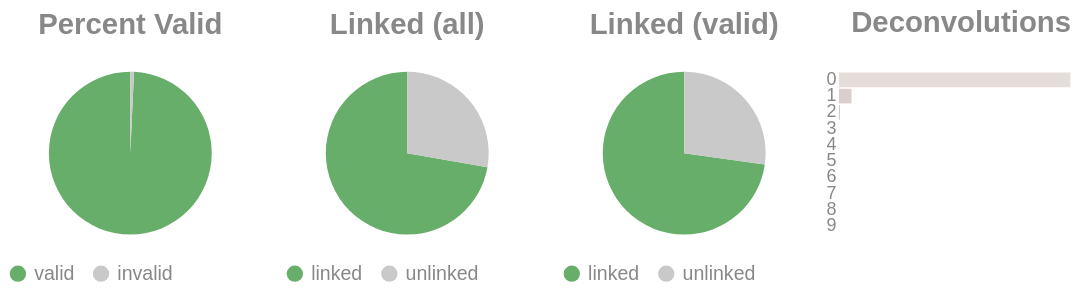

Write notebook code for a chart like this one.
### Code cell
if SKIPLR:
    pass
else:
    clash = Counter()
    for i in valids['molecule'].to_list():
        _mol = i.split("-")
        if len(_mol) == 1:
            clash.update('0')
        else:
            clash.update(_mol[-1])

    _d = {"deconvolutions": [], 'count': []}
    for k,v in clash.items():
        _d['deconvolutions'].append(k)
        _d['count'].append(v)

    tot_valid = valids['reads'].sum()
    mask = valids['reads'] >= 2
    n_linked_reads = valids.filter(mask)['reads'].sum()
    if n_linked_reads == 0:
        print_html("No linked molecules (>=2 reads) were detected; skipping linked-only distributions.")
        SKIPLR = True
    else:
        perc_valid = round(tot_valid / n_reads, 4)
        linked_perc_abs = round(n_linked_reads / n_reads, 4)
        linked_perc = round(n_linked_reads / tot_valid, 4)

    _valid = pl.DataFrame({"valids": ['valid', 'invalid'], "count": [tot_valid, n_reads - tot_valid]})
    _linked_abs = pl.DataFrame({"linked (absolute)": ['linked', 'unlinked'], "count": [n_linked_reads, n_reads - n_linked_reads]})
    _linked_rel = pl.DataFrame({"linked (valids)": ['linked', 'unlinked'], "count": [n_linked_reads, tot_valid - n_linked_reads]})

    (
        alt.hconcat(
            piechart(_valid, goodval = 'valid', title = "Percent Valid"),
            piechart(_linked_abs, goodval = "linked", title =  "Linked (all)"),
            piechart(_linked_rel, goodval = "linked", title =  "Linked (valid)"),
            convolutionbar(pl.DataFrame(_d), title = "Deconvolutions"),
            center = True,
            bounds = 'flush'
        )
        .resolve_scale(color='independent')
        .resolve_legend('independent')
        .properties(usermeta={'embedOptions': {"actions": False}})
    ).display()

### Figure 1 — Vega-Lite specification as saved in the notebook (floating-point values rounded to 4 significant figures)
{"width": "container", "height": 400, "config": {"title": {"anchor": "start", "dy": -15, "fontSize": 18, "color": "#888888", "subtitleColor": "#888888", "subtitleFontSize": 14}, "arc": {"fill": "#0072B2"}, "axis": {"domainColor": "#888888", "domainWidth": 0.5, "gridWidth": 0.2, "grid": false, "titleFontWeight": 400, "titleFontSize": 15, "labelFontSize": 11, "labelColor": "#888888", "tickColor": "#888888", "tickWidth": 0.2, "titleColor": "#888888"}, "axisBand": {"grid": false}, "axisX": {"grid": true, "tickSize": 10, "domainCap": "round"}, "axisY": {"domain": false, "grid": true, "tickSize": 0, "domainCap": "round"}, "background": "transparent", "header": {"labelFontSize": 15, "labelColor": "#888888", "titleFontSize": 15, "titleFontWeight": 600, "titleColor": "#888888"}, "legend": {"labelFont": "sans-serif", "labelFontSize": 12, "labelColor": "#888888", "symbolSize": 100, "symbolType": "circle", "titleFontSize": 12, "titlePadding": 10, "titleColor": "#888888", "title": null}, "range": {"category": ["#E69F00", "#56B4E9", "#009E73", "#F0E442", "#0072B2", "#D55E00", "#CC79A7", "#000000"], "diverging": ["#cfe8f3", "#a2d4ec", "#73bfe2", "#46abdb", "#1696d2", "#12719e"]}, "area": {"fill": "#0072B2", "fillOpacity": 0.7, "line": true, "strokeOpacity": 0.7}, "line": {"color": "#0072B2", "stroke": "#0072B2", "strokeWidth": 2}, "trail": {"color": "#0072B2", "stroke": "#0072B2", "strokeWidth": 0, "size": 1}, "point": {"filled": true, "fillOpacity": 1.0, "size": 95}, "text": {"color": "#888888", "fontSize": 11, "align": "right", "fontWeight": 400, "size": 11}, "bar": {"fill": "#0072B2", "stroke": null}, "view": {"stroke": null, "continuousWidth": 660, "continuousHeight": 400}}, "hconcat": [{"data": {"name": "data-5186fcb7e4c233d62c85889b7ad86e73"}, "mark": {"type": "arc"}, "encoding": {"color": {"field": "valids", "legend": {"orient": "bottom", "title": null}, "scale": {"domain": ["valid", "invalid"], "range": ["#68ae6b", "#C9C9C9"]}, "title": "Valids", "type": "nominal"}, "theta": {"field": "count", "type": "quantitative"}, "tooltip": [{"field": "valids", "title": "Valids", "type": "ordinal"}, {"field": "percent", "format": ".2%", "title": "Percent", "type": "quantitative"}, {"field": "count", "title": "Count", "type": "quantitative"}]}, "height": 100, "title": {"text": "Percent Valid", "align": "center", "anchor": "middle"}, "transform": [{"calculate": "datum.count / 6169888", "as": "percent"}], "width": 150}, {"data": {"name": "data-f85d0201854b7be88916f212a1783cd1"}, "mark": {"type": "arc"}, "encoding": {"color": {"field": "linked (absolute)", "legend": {"orient": "bottom", "title": null}, "scale": {"domain": ["linked", "unlinked"], "range": ["#68ae6b", "#C9C9C9"]}, "title": "Linked (Absolute)", "type": "nominal"}, "theta": {"field": "count", "type": "quantitative"}, "tooltip": [{"field": "linked (absolute)", "title": "Linked (Absolute)", "type": "ordinal"}, {"field": "percent", "format": ".2%", "title": "Percent", "type": "quantitative"}, {"field": "count", "title": "Count", "type": "quantitative"}]}, "height": 100, "title": {"text": "Linked (all)", "align": "center", "anchor": "middle"}, "transform": [{"calculate": "datum.count / 6169888", "as": "percent"}], "width": 150}, {"data": {"name": "data-0a5a364166ed0b6f10482903e9d4fbd8"}, "mark": {"type": "arc"}, "encoding": {"color": {"field": "linked (valids)", "legend": {"orient": "bottom", "title": null}, "scale": {"domain": ["linked", "unlinked"], "range": ["#68ae6b", "#C9C9C9"]}, "title": "Linked (Valids)", "type": "nominal"}, "theta": {"field": "count", "type": "quantitative"}, "tooltip": [{"field": "linked (valids)", "title": "Linked (Valids)", "type": "ordinal"}, {"field": "percent", "format": ".2%", "title": "Percent", "type": "quantitative"}, {"field": "count", "title": "Count", "type": "quantitative"}]}, "height": 100, "title": {"text": "Linked (valid)", "align": "center", "anchor": "middle"}, "transform": [{"calculate": "datum.count / 6125450", "as": "percent"}], "width": 150}, {"data": {"name": "data-01d8aa7efc942b55c26aa60178026cbb"}, "mark": {"type": "bar"}, "encoding": {"color": {"field": "deconvolutions", "legend": null, "scale": {"scheme": "lightgreyred"}, "type": "nominal"}, "tooltip": [{"field": "deconvolutions", "title": "Deconvolutions", "type": "ordinal"}, {"field": "percent", "format": ".2%", "title": "Percent", "type": "quantitative"}, {"field": "count", "title": "Count", "type": "quantitative"}], "x": {"axis": null, "field": "count", "type": "quantitative"}, "y": {"field": "deconvolutions", "sort": "ascending", "title": null, "type": "nominal"}}, "height": 100, "title": {"text": "Deconvolutions", "align": "center", "anchor": "middle"}, "transform": [{"calculate": "datum.count / 2607194", "as": "percent"}], "width": 150}], "bounds": "flush", "center": true, "resolve": {"legend": {"angle": "independent"}, "scale": {"color": "independent"}}, "usermeta": {"embedOptions": {"actions": false}}, "$schema": "https://vega.github.io/schema/vega-lite/v6.1.0.json", "datasets": {"data-5186fcb7e4c233d62c85889b7ad86e73": [{"valids": "valid", "count": 6125450}, {"valids": "invalid", "count": 44438}], "data-f85d0201854b7be88916f212a1783cd1": [{"linked (absolute)": "linked", "count": 4457238}, {"linked (absolute)": "unlinked", "count": 1712650}], "data-0a5a364166ed0b6f10482903e9d4fbd8": [{"linked (valids)": "linked", "count": 4457238}, {"linked (valids)": "unlinked", "count": 1668212}], "data-01d8aa7efc942b55c26aa60178026cbb": [{"deconvolutions": "0", "count": 2461874}, {"deconvolutions": "1", "count": 133716}, {"deconvolutions": "2", "count": 10269}, {"deconvolutions": "3", "count": 1122}, {"deconvolutions": "4", "count": 169}, {"deconvolutions": "5", "count": 30}, {"deconvolutions": "6", "count": 10}, {"deconvolutions": "7", "count": 2}, {"deconvolutions": "8", "count": 1}, {"deconvolutions": "9", "count": 1}]}}
